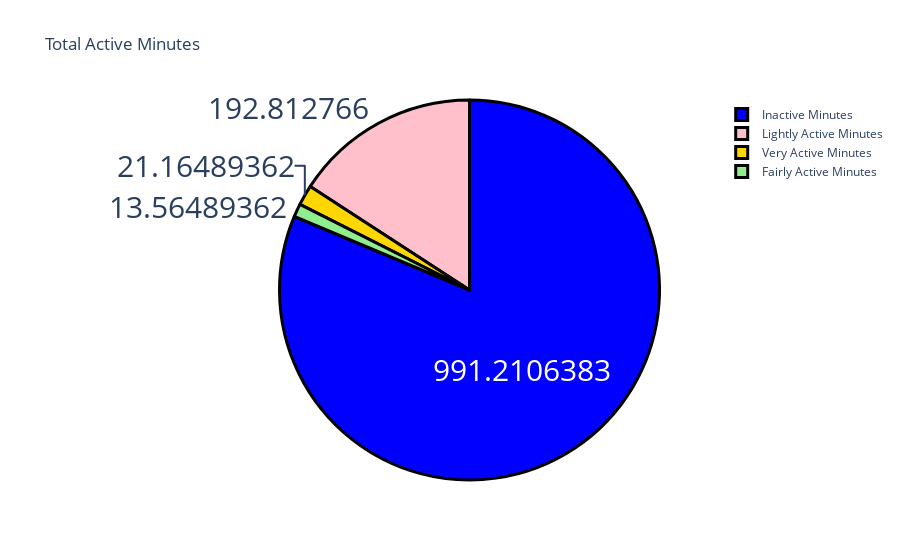

Notebook cell for this chart:
### Markdown cell above
We can observe a linear correlation between the total calories burned and the total steps taken in a day. Next, let's explore the average total active minutes per day.

### Code cell
label = ["Very Active Minutes", "Fairly Active Minutes", 
         "Lightly Active Minutes", "Inactive Minutes"]
counts = data[["VeryActiveMinutes", "FairlyActiveMinutes", 
               "LightlyActiveMinutes", "SedentaryMinutes"]].mean()
colors = ['gold','lightgreen', "pink", "blue"]

fig = go.Figure(data=[go.Pie(labels=label, values=counts)])
fig.update_layout(title_text='Total Active Minutes')
fig.update_traces(hoverinfo='label+percent', textinfo='value', textfont_size=30,
                  marker=dict(colors=colors, line=dict(color='black', width=3)))
fig.show()

### Figure 1 — Plotly figure (JSON) as saved in the notebook; plotly's stock layout.template omitted (floating-point values rounded to 4 significant figures)
{"data": [{"hoverinfo": "label+percent", "labels": ["Very Active Minutes", "Fairly Active Minutes", "Lightly Active Minutes", "Inactive Minutes"], "marker": {"colors": ["gold", "lightgreen", "pink", "blue"], "line": {"color": "black", "width": 3}}, "textfont": {"size": 30}, "textinfo": "value", "type": "pie", "values": [21.16, 13.56, 192.8, 991.2]}], "layout": {"autosize": true, "title": {"text": "Total Active Minutes"}}}
